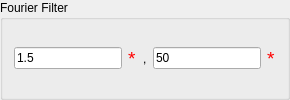
                 <widget class="QGroupBox" name="fourier_filter_group_box">
                  <property name="title">
                   <string>Fourier Filter</string>
                  </property>
                  <layout class="QHBoxLayout" name="horizontalLayout_64">
                   <item>
                    <widget class="QLineEdit" name="fourier_filter_from">
                     <property name="text">
                      <string>1.5</string>
                     </property>
                    </widget>
                   </item>
                   <item>
                    <widget class="QLabel" name="label_82">
                     <property name="palette">
                      <palette>
                       <active>
                        <colorrole role="WindowText">
                         <brush brushstyle="SolidPattern">
                          <color alpha="255">
                           <red>255</red>
                           <green>0</green>
                           <blue>0</blue>
                          </color>
                         </brush>
                        </colorrole>
                       </active>
                       <inactive>
                        <colorrole role="WindowText">
                         <brush brushstyle="SolidPattern">
                          <color alpha="255">
                           <red>255</red>
                           <green>0</green>
                           <blue>0</blue>
                          </color>
                         </brush>
                        </colorrole>
                       </inactive>
                       <disabled>
                        <colorrole role="WindowText">
                         <brush brushstyle="SolidPattern">
                          <color alpha="255">
                           <red>128</red>
                           <green>128</green>
                           <blue>128</blue>
                          </color>
                         </brush>
                        </colorrole>
                       </disabled>
                      </palette>
                     </property>
                     <property name="font">
                      <font>
                       <pointsize>14</pointsize>
                      </font>
                     </property>
                     <property name="text">
                      <string>*</string>
                     </property>
                    </widget>
                   </item>
                   <item>
                    <widget class="QLabel" name="label_83">
                     <property name="text">
                      <string>,</string>
                     </property>
                    </widget>
                   </item>
                   <item>
                    <widget class="QLineEdit" name="fourier_filter_to">
                     <property name="text">
                      <string>50</string>
                     </property>
                    </widget>
                   </item>
                   <item>
                    <widget class="QLabel" name="label_84">
                     <property name="palette">
                      <palette>
                       <active>
                        <colorrole role="WindowText">
                         <brush brushstyle="SolidPattern">
                          <color alpha="255">
                           <red>255</red>
                           <green>0</green>
                           <blue>0</blue>
                          </color>
                         </brush>
                        </colorrole>
                       </active>
                       <inactive>
                        <colorrole role="WindowText">
                         <brush brushstyle="SolidPattern">
                          <color alpha="255">
                           <red>255</red>
                           <green>0</green>
                           <blue>0</blue>
                          </color>
                         </brush>
                        </colorrole>
                       </inactive>
                       <disabled>
                        <colorrole role="WindowText">
                         <brush brushstyle="SolidPattern">
                          <color alpha="255">
                           <red>128</red>
                           <green>128</green>
                           <blue>128</blue>
                          </color>
                         </brush>
                        </colorrole>
                       </disabled>
                      </palette>
                     </property>
                     <property name="font">
                      <font>
                       <pointsize>14</pointsize>
                      </font>
                     </property>
                     <property name="text">
                      <string>*</string>
                     </property>
                    </widget>
                   </item>
                  </layout>
                 </widget>
